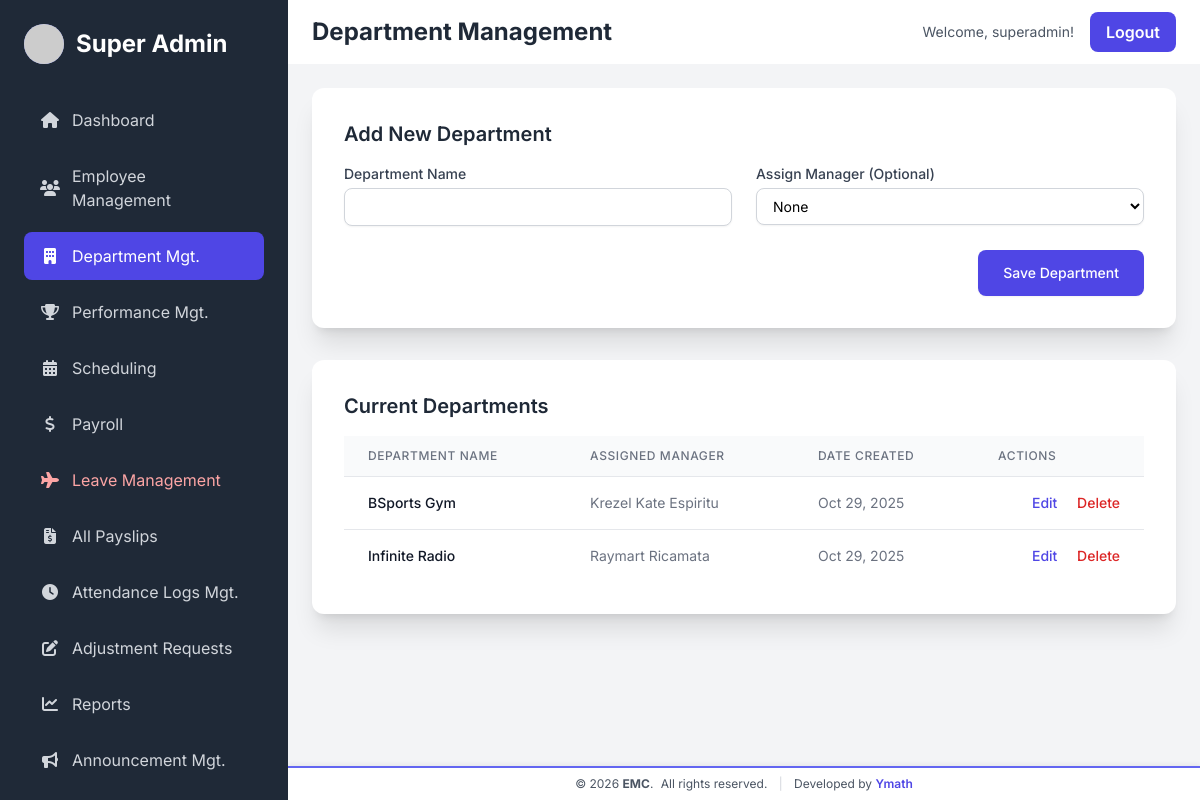
The app's page /department_management.php (signed in) with its own data.
### tables this page shows
CREATE TABLE `departments` (
  `department_id` int(11) NOT NULL,
  `department_name` varchar(100) NOT NULL,
  `manager_id` int(11) DEFAULT NULL,
  `created_at` timestamp NOT NULL DEFAULT current_timestamp()
);

CREATE TABLE `employees` (
  `employee_id` int(11) NOT NULL,
  `first_name` varchar(100) NOT NULL,
  `last_name` varchar(100) NOT NULL,
  `email` varchar(255) NOT NULL,
  `phone` varchar(20) DEFAULT NULL,
  `profile_picture_url` varchar(255) DEFAULT NULL,
  `job_title` varchar(100) DEFAULT NULL,
  `department` varchar(100) DEFAULT NULL,
  `created_at` timestamp NOT NULL DEFAULT current_timestamp(),
  `pay_rate` decimal(10,2) NOT NULL DEFAULT 0.00
);

### department_management.php (the view, shortened to what this page needs)
<?php
include 'template/header.php';
function getDepartments($pdo) {
    try {
        $sql = "SELECT d.department_id, d.department_name, d.created_at, d.manager_id, e.first_name, e.last_name
                FROM departments d
                LEFT JOIN employees e ON d.manager_id = e.employee_id
                ORDER BY d.department_name";
        $stmt = $pdo->query($sql);
        return $stmt->fetchAll(PDO::FETCH_ASSOC);
    } catch (PDOException $e) {
        error_log("Error fetching departments: " . $e->getMessage());
        return [];
    }
}
$departments = getDepartments($pdo);
?>
<div class="bg-white p-8 rounded-xl shadow-xl mb-8">
    <h2 class="text-xl font-semibold text-gray-800 mb-4">Add New Department</h2>
    <form id="addDepartmentForm" class="grid grid-cols-1 md:grid-cols-2 gap-6">
        <div>
            <label for="department_name" class="block text-sm font-medium text-gray-700">Department Name</label>
            <input type="text" id="department_name" name="department_name" required class="mt-1 block w-full px-3 py-2 border border-gray-300 rounded-lg shadow-sm focus:outline-none focus:ring-indigo-500 focus:border-indigo-500 sm:text-sm">
        </div>
        <div>
            <label for="manager_id" class="block text-sm font-medium text-gray-700">Assign Manager (Optional)</label>
            <select id="manager_id" name="manager_id" class="mt-1 block w-full px-3 py-2 border border-gray-300 bg-white rounded-lg shadow-sm focus:outline-none focus:ring-indigo-500 focus:border-indigo-500 sm:text-sm">
                <option value="">None</option>
            </select>
        </div>
        <div class="md:col-span-2 flex justify-end">
            <button type="submit" class="w-full md:w-auto px-6 py-3 border border-transparent rounded-lg shadow-sm text-sm font-medium text-white bg-indigo-600 hover:bg-indigo-700 focus:outline-none focus:ring-2 focus:ring-offset-2 focus:ring-indigo-500 transition-colors duration-200">
                Save Department
            </button>
        </div>
    </form>
</div>
<div class="bg-white p-8 rounded-xl shadow-xl">
    <h2 class="text-xl font-semibold text-gray-800 mb-4">Current Departments</h2>
    <div class="overflow-x-auto">
        <table class="min-w-full divide-y divide-gray-200">
            <thead class="bg-gray-50">
            <tr>
                <th scope="col" class="px-6 py-3 text-left text-xs font-medium text-gray-500 uppercase tracking-wider">
                    Department Name
                </th>
                <th scope="col" class="px-6 py-3 text-left text-xs font-medium text-gray-500 uppercase tracking-wider">
                    Assigned Manager
                </th>
                <th scope="col" class="px-6 py-3 text-left text-xs font-medium text-gray-500 uppercase tracking-wider">
                    Date Created
                </th>
                <th scope="col" class="px-6 py-3 text-left text-xs font-medium text-gray-500 uppercase tracking-wider">
                    Actions
                </th>
            </tr>
            </thead>
            <tbody class="bg-white divide-y divide-gray-200">
            <?php if (count($departments) > 0): ?>
                <?php foreach ($departments as $dept): ?>
                    <tr>
                        <td class="px-6 py-4 whitespace-nowrap text-sm font-medium text-gray-900">
                            <?php echo htmlspecialchars($dept['department_name']); ?>
                        </td>
                        <td class="px-6 py-4 whitespace-nowrap text-sm text-gray-500">
                            <?php echo $dept['first_name'] ? htmlspecialchars($dept['first_name'] . ' ' . $dept['last_name']) : '<span class="text-gray-400">N/A</span>'; ?>
                        </td>
                        <td class="px-6 py-3 whitespace-nowrap text-sm text-gray-500">
                            <?php echo htmlspecialchars(date('M d, Y', strtotime($dept['created_at']))); ?>
                        </td>
                        <td class="px-6 py-4 whitespace-nowrap text-right text-sm font-medium">
                            <button onclick="openEditModal(<?php echo $dept['department_id']; ?>)" class="text-indigo-600 hover:text-indigo-900 mr-4 font-medium">Edit</button>
                            <button onclick="openDeleteModal(<?php echo $dept['department_id']; ?>, '<?php echo htmlspecialchars(addslashes($dept['department_name'])); ?>')" class="text-red-600 hover:text-red-900 font-medium">Delete</button>
                        </td>
                    </tr>
                <?php endforeach; ?>
            <?php endif; ?>
            </tbody>
        </table>
    </div>
</div>
<?php
include 'template/footer.php';
?>

### template/header.php (style rules this page uses)
body { font-family: 'Inter', sans-serif; }

### records on screen
departments: department_name "BSports Gym", manager.last_name "Krezel Kate Espiritu", created_at "Oct 29, 2025"
departments: department_name "Infinite Radio", manager.last_name "Raymart Ricamata", created_at "Oct 29, 2025"

### other values on screen
$pageTitle "Department Management"
$_SESSION['username'] "superadmin"
$company_name "EMC"
